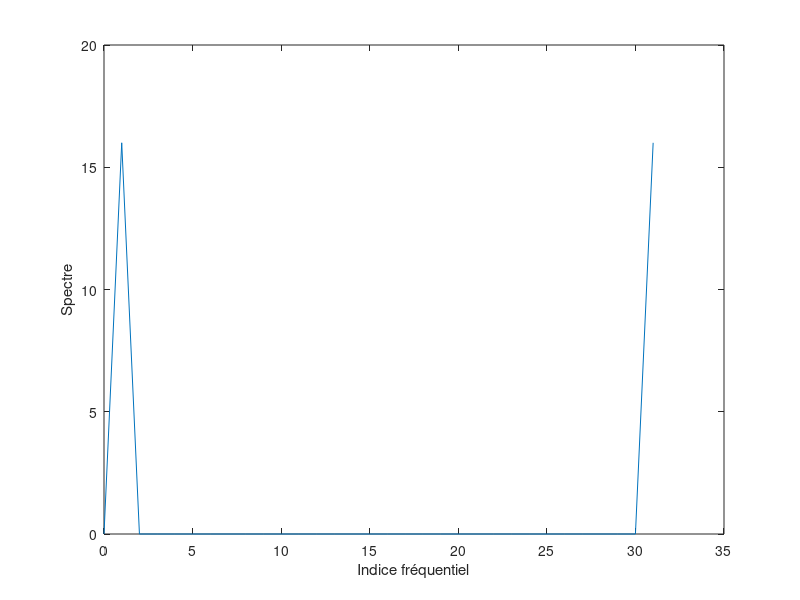
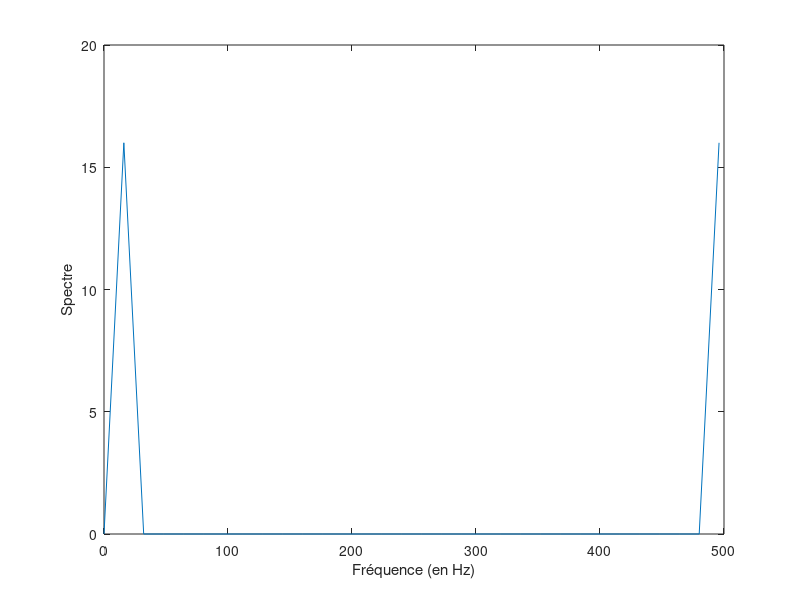
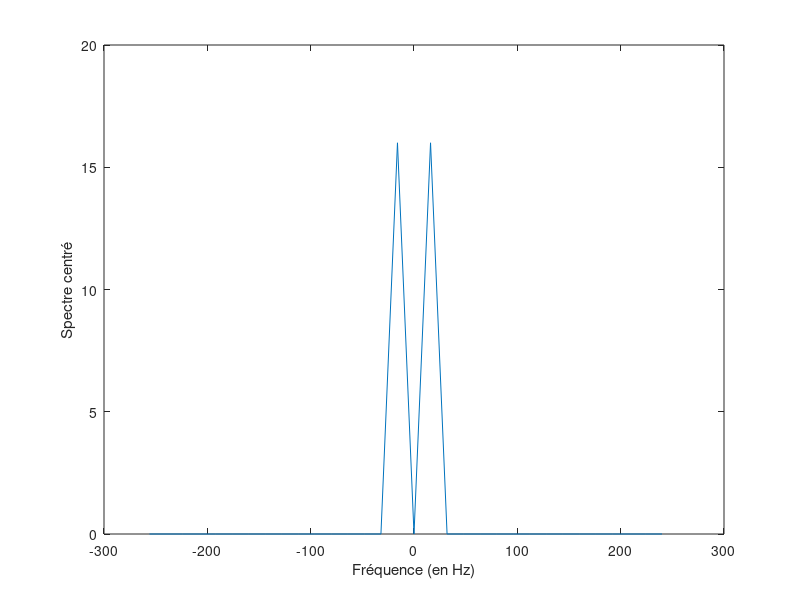

These charts were generated, in order, by the following MATLAB code:
clear all; close all

fe=512 %frequence echantillonnage
N=1024 %nbr dechantillons a simuler
f0=16 %frequence signal

n=(0:N-1) %la frequence doscillation du signal
Dt=1/fe; t=n*Dt; T0=1/f0; L=T0/Dt

x=cos(2*pi*f0*t); y=x(1:L)

Fy=fft(y)
k=(0:L-1)


figure
plot(k,abs(Fy))
xlabel('Indice fréquentiel'); ylabel('Spectre')
Df=fe/L
f = k*Df

figure
plot(f,abs(Fy))
xlabel('Fréquence (en Hz)')
ylabel('Spectre')


%centrage
Fy = fftshift(Fy)
f=f-fe/2
figure
plot(f,abs(Fy))
xlabel('Fréquence (en Hz)')
ylabel('Spectre centré')
